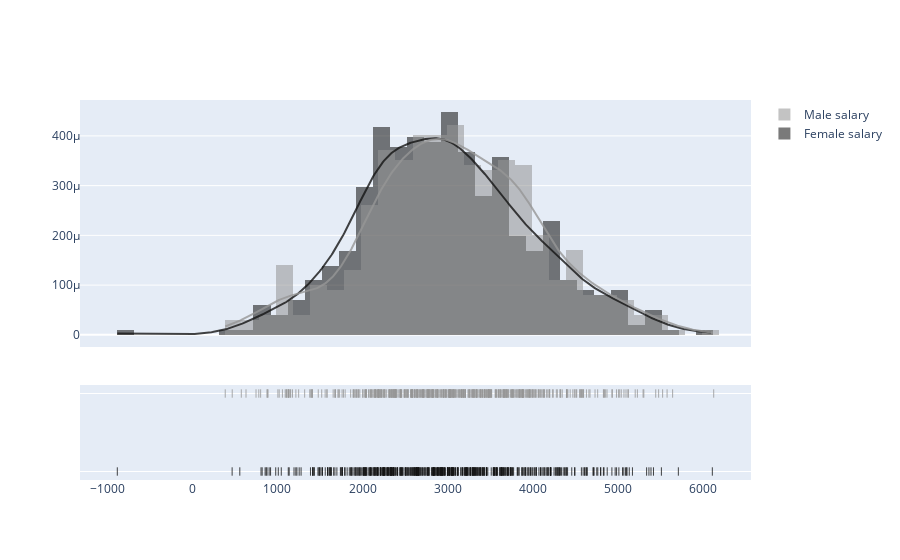

Notebook code cell kept with this figure:
### Markdown cell above
## Changing colors

### Code cell
hist_data = [female.Salary.values.tolist(), male.Salary.values.tolist()]
group_labels = ["Female salary", "Male salary"]

fig = ff.create_distplot(hist_data,
                         group_labels,
                         bin_size = [200, 200],
                         colors = ["rgba(20,20,20,0.8)", "rgba(150,150,150,0.8)"])

# iplot(fig)
pio.show(fig)

### Figure 1 — Plotly figure (JSON) as saved in the notebook; plotly's stock layout.template omitted (floating-point values rounded to 4 significant figures; data arrays with more than 128 entries replaced by an {"elided": "..."} marker saying what was removed)
{"data": [{"autobinx": false, "histnorm": "probability density", "legendgroup": "Female salary", "marker": {"color": "rgba(20,20,20,0.8)"}, "name": "Female salary", "opacity": 0.7, "type": "histogram", "x": {"elided": "503 float values"}, "xaxis": "x", "xbins": {"end": 6110.0, "size": 200, "start": -880.9}, "yaxis": "y"}, {"autobinx": false, "histnorm": "probability density", "legendgroup": "Male salary", "marker": {"color": "rgba(150,150,150,0.8)"}, "name": "Male salary", "opacity": 0.7, "type": "histogram", "x": {"elided": "497 float values"}, "xaxis": "x", "xbins": {"end": 6126.0, "size": 200, "start": 387.2}, "yaxis": "y"}, {"legendgroup": "Female salary", "marker": {"color": "rgba(20,20,20,0.8)"}, "mode": "lines", "name": "Female salary", "showlegend": false, "type": "scatter", "x": {"elided": "500 float values"}, "xaxis": "x", "y": {"elided": "500 float values"}, "yaxis": "y"}, {"legendgroup": "Male salary", "marker": {"color": "rgba(150,150,150,0.8)"}, "mode": "lines", "name": "Male salary", "showlegend": false, "type": "scatter", "x": {"elided": "500 float values"}, "xaxis": "x", "y": {"elided": "500 float values"}, "yaxis": "y"}, {"legendgroup": "Female salary", "marker": {"color": "rgba(20,20,20,0.8)", "symbol": "line-ns-open"}, "mode": "markers", "name": "Female salary", "showlegend": false, "type": "scatter", "x": {"elided": "503 float values"}, "xaxis": "x", "y": {"elided": "503 str values"}, "yaxis": "y2"}, {"legendgroup": "Male salary", "marker": {"color": "rgba(150,150,150,0.8)", "symbol": "line-ns-open"}, "mode": "markers", "name": "Male salary", "showlegend": false, "type": "scatter", "x": {"elided": "497 float values"}, "xaxis": "x", "y": {"elided": "497 str values"}, "yaxis": "y2"}], "layout": {"barmode": "overlay", "hovermode": "closest", "legend": {"traceorder": "reversed"}, "xaxis": {"anchor": "y2", "domain": [0, 1], "zeroline": false}, "yaxis": {"anchor": "free", "domain": [0.35, 1], "position": 0}, "yaxis2": {"anchor": "x", "domain": [0, 0.25], "dtick": 1, "showticklabels": false}}}
